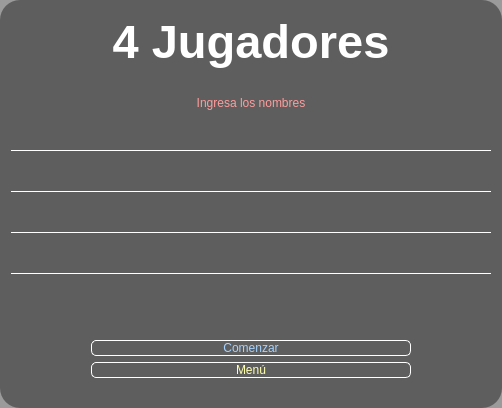
              <widget class="QWidget" name="cuatro">
               <property name="styleSheet">
                <string notr="true">QWidget {
	background-color: rgba(0, 0, 0, 100); 
	border-radius:20px;
}

QPushButton {
	font: 87 20pt &quot;Txt&quot;;
	background-color: #000000ff;
	border-radius: 5px;
	border: 1px solid white;
}

QPushButton:hover {
	background-color: black;
}</string>
               </property>
               <layout class="QVBoxLayout" name="verticalLayout_15">
                <item>
                 <widget class="QLabel" name="label_27">
                  <property name="minimumSize">
                   <size>
                    <width>480</width>
                    <height>60</height>
                   </size>
                  </property>
                  <property name="maximumSize">
                   <size>
                    <width>16777215</width>
                    <height>60</height>
                   </size>
                  </property>
                  <property name="font">
                   <font>
                    <family>MS Sans Serif</family>
                    <pointsize>35</pointsize>
                    <italic>false</italic>
                    <bold>true</bold>
                   </font>
                  </property>
                  <property name="layoutDirection">
                   <enum>Qt::RightToLeft</enum>
                  </property>
                  <property name="styleSheet">
                   <string notr="true">font: 700 35pt &quot;MS Sans Serif&quot;;
color: rgb(255, 255, 255);
background-color: #000000ff;
</string>
                  </property>
                  <property name="text">
                   <string>4 Jugadores</string>
                  </property>
                  <property name="alignment">
                   <set>Qt::AlignCenter</set>
                  </property>
                 </widget>
                </item>
                <item>
                 <spacer name="verticalSpacer_20">
                  <property name="orientation">
                   <enum>Qt::Vertical</enum>
                  </property>
                  <property name="sizeHint" stdset="0">
                   <size>
                    <width>20</width>
                    <height>19</height>
                   </size>
                  </property>
                 </spacer>
                </item>
                <item>
                 <widget class="QLabel" name="label_26">
                  <property name="maximumSize">
                   <size>
                    <width>16777215</width>
                    <height>40</height>
                   </size>
                  </property>
                  <property name="styleSheet">
                   <string notr="true">font: 87 20pt &quot;Txt&quot;;
color: rgb(255, 156, 156);
background-color: #000000ff;

	</string>
                  </property>
                  <property name="text">
                   <string>Ingresa los nombres</string>
                  </property>
                  <property name="alignment">
                   <set>Qt::AlignCenter</set>
                  </property>
                 </widget>
                </item>
                <item>
                 <widget class="QTextEdit" name="in_nombre_6">
                  <property name="sizePolicy">
                   <sizepolicy hsizetype="Expanding" vsizetype="Expanding">
                    <horstretch>0</horstretch>
                    <verstretch>0</verstretch>
                   </sizepolicy>
                  </property>
                  <property name="minimumSize">
                   <size>
                    <width>0</width>
                    <height>34</height>
                   </size>
                  </property>
                  <property name="maximumSize">
                   <size>
                    <width>16777215</width>
                    <height>35</height>
                   </size>
                  </property>
                  <property name="styleSheet">
                   <string notr="true">font: 87 20pt &quot;Txt&quot;;
color: rgb(255, 255, 255);
background-color: #000000ff;
border: none;
border-bottom: 1px solid white;</string>
                  </property>
                  <property name="verticalScrollBarPolicy">
                   <enum>Qt::ScrollBarAlwaysOff</enum>
                  </property>
                  <property name="html">
                   <string>&lt;!DOCTYPE HTML PUBLIC &quot;-//W3C//DTD HTML 4.0//EN&quot; &quot;http://www.w3.org/TR/REC-html40/strict.dtd&quot;&gt;
&lt;html&gt;&lt;head&gt;&lt;meta name=&quot;qrichtext&quot; content=&quot;1&quot; /&gt;&lt;meta charset=&quot;utf-8&quot; /&gt;&lt;style type=&quot;text/css&quot;&gt;
p, li { white-space: pre-wrap; }
hr { height: 1px; border-width: 0; }
li.unchecked::marker { content: &quot;\2610&quot;; }
li.checked::marker { content: &quot;\2612&quot;; }
&lt;/style&gt;&lt;/head&gt;&lt;body style=&quot; font-family:'Txt'; font-size:20pt; font-weight:87; font-style:normal;&quot;&gt;
&lt;p style=&quot;-qt-paragraph-type:empty; margin-top:0px; margin-bottom:0px; margin-left:0px; margin-right:0px; -qt-block-indent:0; text-indent:0px;&quot;&gt;&lt;br /&gt;&lt;/p&gt;&lt;/body&gt;&lt;/html&gt;</string>
                  </property>
                 </widget>
                </item>
                <item>
                 <widget class="QTextEdit" name="in_nombre_7">
                  <property name="sizePolicy">
                   <sizepolicy hsizetype="Expanding" vsizetype="Expanding">
                    <horstretch>0</horstretch>
                    <verstretch>0</verstretch>
                   </sizepolicy>
                  </property>
                  <property name="minimumSize">
                   <size>
                    <width>0</width>
                    <height>34</height>
                   </size>
                  </property>
                  <property name="maximumSize">
                   <size>
                    <width>16777215</width>
                    <height>35</height>
                   </size>
                  </property>
                  <property name="styleSheet">
                   <string notr="true">font: 87 20pt &quot;Txt&quot;;
color: rgb(255, 255, 255);
background-color: #000000ff;
border: none;
border-bottom: 1px solid white;</string>
                  </property>
                  <property name="verticalScrollBarPolicy">
                   <enum>Qt::ScrollBarAlwaysOff</enum>
                  </property>
                  <property name="html">
                   <string>&lt;!DOCTYPE HTML PUBLIC &quot;-//W3C//DTD HTML 4.0//EN&quot; &quot;http://www.w3.org/TR/REC-html40/strict.dtd&quot;&gt;
&lt;html&gt;&lt;head&gt;&lt;meta name=&quot;qrichtext&quot; content=&quot;1&quot; /&gt;&lt;meta charset=&quot;utf-8&quot; /&gt;&lt;style type=&quot;text/css&quot;&gt;
p, li { white-space: pre-wrap; }
hr { height: 1px; border-width: 0; }
li.unchecked::marker { content: &quot;\2610&quot;; }
li.checked::marker { content: &quot;\2612&quot;; }
&lt;/style&gt;&lt;/head&gt;&lt;body style=&quot; font-family:'Txt'; font-size:20pt; font-weight:87; font-style:normal;&quot;&gt;
&lt;p style=&quot;-qt-paragraph-type:empty; margin-top:0px; margin-bottom:0px; margin-left:0px; margin-right:0px; -qt-block-indent:0; text-indent:0px;&quot;&gt;&lt;br /&gt;&lt;/p&gt;&lt;/body&gt;&lt;/html&gt;</string>
                  </property>
                 </widget>
                </item>
                <item>
                 <widget class="QTextEdit" name="in_nombre_8">
                  <property name="sizePolicy">
                   <sizepolicy hsizetype="Expanding" vsizetype="Expanding">
                    <horstretch>0</horstretch>
                    <verstretch>0</verstretch>
                   </sizepolicy>
                  </property>
                  <property name="minimumSize">
                   <size>
                    <width>0</width>
                    <height>34</height>
                   </size>
                  </property>
                  <property name="maximumSize">
                   <size>
                    <width>16777215</width>
                    <height>35</height>
                   </size>
                  </property>
                  <property name="styleSheet">
                   <string notr="true">font: 87 20pt &quot;Txt&quot;;
color: rgb(255, 255, 255);
background-color: #000000ff;
border: none;
border-bottom: 1px solid white;</string>
                  </property>
                  <property name="verticalScrollBarPolicy">
                   <enum>Qt::ScrollBarAlwaysOff</enum>
                  </property>
                  <property name="html">
                   <string>&lt;!DOCTYPE HTML PUBLIC &quot;-//W3C//DTD HTML 4.0//EN&quot; &quot;http://www.w3.org/TR/REC-html40/strict.dtd&quot;&gt;
&lt;html&gt;&lt;head&gt;&lt;meta name=&quot;qrichtext&quot; content=&quot;1&quot; /&gt;&lt;meta charset=&quot;utf-8&quot; /&gt;&lt;style type=&quot;text/css&quot;&gt;
p, li { white-space: pre-wrap; }
hr { height: 1px; border-width: 0; }
li.unchecked::marker { content: &quot;\2610&quot;; }
li.checked::marker { content: &quot;\2612&quot;; }
&lt;/style&gt;&lt;/head&gt;&lt;body style=&quot; font-family:'Txt'; font-size:20pt; font-weight:87; font-style:normal;&quot;&gt;
&lt;p style=&quot;-qt-paragraph-type:empty; margin-top:0px; margin-bottom:0px; margin-left:0px; margin-right:0px; -qt-block-indent:0; text-indent:0px;&quot;&gt;&lt;br /&gt;&lt;/p&gt;&lt;/body&gt;&lt;/html&gt;</string>
                  </property>
                 </widget>
                </item>
                <item>
                 <widget class="QTextEdit" name="in_nombre_9">
                  <property name="sizePolicy">
                   <sizepolicy hsizetype="Expanding" vsizetype="Expanding">
                    <horstretch>0</horstretch>
                    <verstretch>0</verstretch>
                   </sizepolicy>
                  </property>
                  <property name="minimumSize">
                   <size>
                    <width>0</width>
                    <height>34</height>
                   </size>
                  </property>
                  <property name="maximumSize">
                   <size>
                    <width>16777215</width>
                    <height>35</height>
                   </size>
                  </property>
                  <property name="styleSheet">
                   <string notr="true">font: 87 20pt &quot;Txt&quot;;
color: rgb(255, 255, 255);
background-color: #000000ff;
border: none;
border-bottom: 1px solid white;</string>
                  </property>
                  <property name="verticalScrollBarPolicy">
                   <enum>Qt::ScrollBarAlwaysOff</enum>
                  </property>
                  <property name="html">
                   <string>&lt;!DOCTYPE HTML PUBLIC &quot;-//W3C//DTD HTML 4.0//EN&quot; &quot;http://www.w3.org/TR/REC-html40/strict.dtd&quot;&gt;
&lt;html&gt;&lt;head&gt;&lt;meta name=&quot;qrichtext&quot; content=&quot;1&quot; /&gt;&lt;meta charset=&quot;utf-8&quot; /&gt;&lt;style type=&quot;text/css&quot;&gt;
p, li { white-space: pre-wrap; }
hr { height: 1px; border-width: 0; }
li.unchecked::marker { content: &quot;\2610&quot;; }
li.checked::marker { content: &quot;\2612&quot;; }
&lt;/style&gt;&lt;/head&gt;&lt;body style=&quot; font-family:'Txt'; font-size:20pt; font-weight:87; font-style:normal;&quot;&gt;
&lt;p style=&quot;-qt-paragraph-type:empty; margin-top:0px; margin-bottom:0px; margin-left:0px; margin-right:0px; -qt-block-indent:0; text-indent:0px;&quot;&gt;&lt;br /&gt;&lt;/p&gt;&lt;/body&gt;&lt;/html&gt;</string>
                  </property>
                 </widget>
                </item>
                <item>
                 <widget class="QLabel" name="label_28">
                  <property name="minimumSize">
                   <size>
                    <width>0</width>
                    <height>34</height>
                   </size>
                  </property>
                  <property name="maximumSize">
                   <size>
                    <width>16777215</width>
                    <height>40</height>
                   </size>
                  </property>
                  <property name="styleSheet">
                   <string notr="true">font: 87 20pt &quot;Txt&quot;;
color: rgb(255, 156, 156);
background-color: #000000ff;</string>
                  </property>
                  <property name="text">
                   <string/>
                  </property>
                  <property name="alignment">
                   <set>Qt::AlignCenter</set>
                  </property>
                 </widget>
                </item>
                <item>
                 <spacer name="verticalSpacer_21">
                  <property name="orientation">
                   <enum>Qt::Vertical</enum>
                  </property>
                  <property name="sizeHint" stdset="0">
                   <size>
                    <width>20</width>
                    <height>20</height>
                   </size>
                  </property>
                 </spacer>
                </item>
                <item>
                 <layout class="QHBoxLayout" name="horizontalLayout_17">
                  <item>
                   <spacer name="horizontalSpacer_30">
                    <property name="orientation">
                     <enum>Qt::Horizontal</enum>
                    </property>
                    <property name="sizeHint" stdset="0">
                     <size>
                      <width>40</width>
                      <height>20</height>
                     </size>
                    </property>
                   </spacer>
                  </item>
                  <item>
                   <layout class="QVBoxLayout" name="verticalLayout_14">
                    <item>
                     <widget class="QPushButton" name="play_2">
                      <property name="minimumSize">
                       <size>
                        <width>320</width>
                        <height>0</height>
                       </size>
                      </property>
                      <property name="maximumSize">
                       <size>
                        <width>320</width>
                        <height>16777215</height>
                       </size>
                      </property>
                      <property name="styleSheet">
                       <string notr="true">color: rgb(165, 210, 255);</string>
                      </property>
                      <property name="text">
                       <string>Comenzar</string>
                      </property>
                     </widget>
                    </item>
                    <item>
                     <widget class="QPushButton" name="menu_4p">
                      <property name="minimumSize">
                       <size>
                        <width>320</width>
                        <height>0</height>
                       </size>
                      </property>
                      <property name="maximumSize">
                       <size>
                        <width>320</width>
                        <height>16777215</height>
                       </size>
                      </property>
                      <property name="styleSheet">
                       <string notr="true">color: rgb(255, 255, 175)</string>
                      </property>
                      <property name="text">
                       <string>Menú</string>
                      </property>
                     </widget>
                    </item>
                   </layout>
                  </item>
                  <item>
                   <spacer name="horizontalSpacer_31">
                    <property name="orientation">
                     <enum>Qt::Horizontal</enum>
                    </property>
                    <property name="sizeHint" stdset="0">
                     <size>
                      <width>40</width>
                      <height>20</height>
                     </size>
                    </property>
                   </spacer>
                  </item>
                 </layout>
                </item>
                <item>
                 <spacer name="verticalSpacer_19">
                  <property name="orientation">
                   <enum>Qt::Vertical</enum>
                  </property>
                  <property name="sizeHint" stdset="0">
                   <size>
                    <width>20</width>
                    <height>19</height>
                   </size>
                  </property>
                 </spacer>
                </item>
               </layout>
              </widget>
